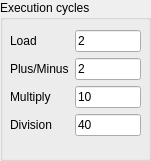
    <widget class="QGroupBox" name="groupBox_execcycles">
     <property name="geometry">
      <rect>
       <x>340</x>
       <y>40</y>
       <width>151</width>
       <height>161</height>
      </rect>
     </property>
     <property name="title">
      <string>Execution cycles</string>
     </property>
     <widget class="QWidget" name="formLayoutWidget">
      <property name="geometry">
       <rect>
        <x>10</x>
        <y>30</y>
        <width>131</width>
        <height>121</height>
       </rect>
      </property>
      <layout class="QFormLayout" name="formLayout">
       <property name="fieldGrowthPolicy">
        <enum>QFormLayout::AllNonFixedFieldsGrow</enum>
       </property>
       <item row="0" column="0">
        <widget class="QLabel" name="label">
         <property name="text">
          <string>Load</string>
         </property>
        </widget>
       </item>
       <item row="0" column="1">
        <widget class="QLineEdit" name="lineEdit_load">
         <property name="text">
          <string>2</string>
         </property>
        </widget>
       </item>
       <item row="1" column="1">
        <widget class="QLineEdit" name="lineEdit_plusminus">
         <property name="text">
          <string>2</string>
         </property>
        </widget>
       </item>
       <item row="2" column="0">
        <widget class="QLabel" name="label_3">
         <property name="text">
          <string>Multiply</string>
         </property>
        </widget>
       </item>
       <item row="2" column="1">
        <widget class="QLineEdit" name="lineEdit_multiply">
         <property name="text">
          <string>10</string>
         </property>
        </widget>
       </item>
       <item row="3" column="0">
        <widget class="QLabel" name="label_4">
         <property name="text">
          <string>Division</string>
         </property>
        </widget>
       </item>
       <item row="3" column="1">
        <widget class="QLineEdit" name="lineEdit_division">
         <property name="text">
          <string>40</string>
         </property>
        </widget>
       </item>
       <item row="1" column="0">
        <widget class="QLabel" name="label_2">
         <property name="text">
          <string>Plus/Minus</string>
         </property>
        </widget>
       </item>
      </layout>
     </widget>
    </widget>
